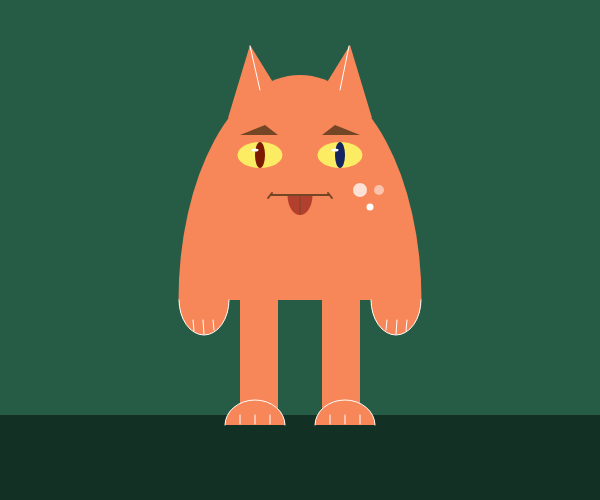
Frame 1 (no input)
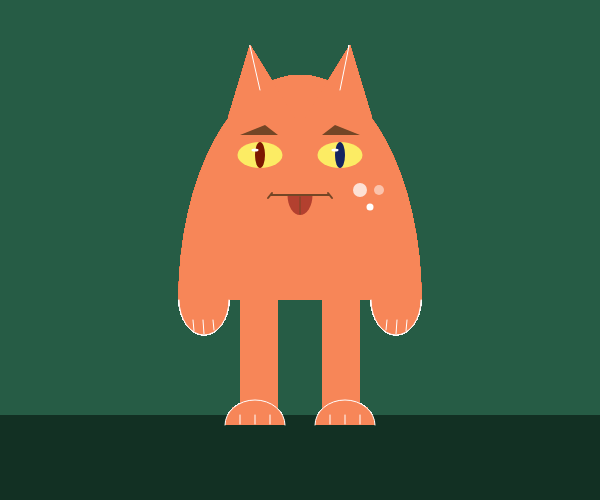
Frame 60 (no input)
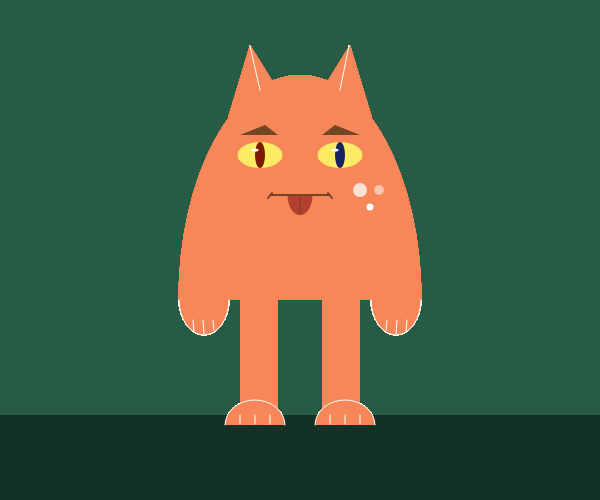
Frame 120 (the mouse pressed at the canvas centre since frame 60)

The p5.js sketch that drew these frames (run headless with seeded random() and noise() and a simulated clock; from frame 60 on, the mouse is pressed at the canvas centre):

// p5.js sketch
// ── sketch.js
function setup() {
    createCanvas (600, 500);
    background ('rgb(38, 92, 69)');

}

function draw() {
//body arc
  push();
    translate(300, 300);
    rotate( radians(180) );
    noStroke();
    fill('rgb(247, 134, 88)');
    arc(0, 0, 243, 450, 0, PI, CHORD);
  pop();

//ears
      translate(300, 300)
      noStroke()                      //left ear
      fill('rgb(247, 134, 88)');
      triangle(-72, -182, -5, -182, -50, -255);
      noStroke()                      //right ear
      fill('rgb(247, 134, 88)');
      triangle(72, -182, 5, -182, 50, -255);
//ear marks
      stroke('white')
      strokeWeight(1)
      line(-50, -254, -40, -210)
      line(49, -254, 40, -210)

//ground
      noStroke();
      fill('rgb(18, 48, 35)');
      rect(-300, 115, 600, 125)

//legs
      noStroke()
      fill('rgb(247, 134, 88)');
      rect (-60, 0, 38, 125);  //left leg
      rect (22, 0, 38, 125);  //right leg
    pop();

//feets
  push();
    fill('rgb(247, 134, 88)');
    rotate( radians(180) );
    stroke('white');
    strokeWeight(1);
    arc(45, -125, 60, 50, 0, PI); //left foot
    arc(-45, -125, 60, 50, 0, PI); //right foot
  pop();

//feet marks
    stroke('white')
    line(-30, 124, -30, 115) //left marks
    line(-45, 124, -45, 115)
    line(-60, 124, -60, 115)
    line(30, 124, 30, 115)  //right marks
    line(45, 124, 45, 115)
    line(60, 124, 60, 115)

//paws
  push();
    fill('rgb(247, 134, 88)');
    stroke('white');
    strokeWeight(1);
    arc(-96, 0, 50, 70, 0, PI) //left paw
    arc(96, 0, 50, 70, 0, PI) //right paw
//paw marks
    line(-86, 30, -87, 20)
    line(-96, 34, -97, 20)
    line(-106, 31, -107, 20)
    line(86, 30, 87, 20)
    line(96, 34, 97, 20)
    line(106, 31, 107, 20)
  pop();

//face
//eyes
    noStroke()
    fill('rgb(252, 236, 100)');
    ellipse(-40, -145, 45, 26)     //left eyeball
    ellipse(40, -145, 45, 26)     //right eyeball
    fill('rgb(125, 24, 1)');
    ellipse(-40, -145, 10, 26)    //left pupil
    fill('rgb(19, 36, 97)');
    ellipse(40, -145, 10, 26)     //right pupil
    fill('white')
    ellipse(-45, -150, 7, 3)
    ellipse(35, -150, 7, 3)


//eyebrows
  push();
    fill('rgb(116, 70, 38)');
    triangle(-60, -165, -35, -175, -22, -165) //right eyebrow
    triangle(60, -165, 35, -175, 22, -165)   //left eyebrow

//mouth
    noStroke()
    fill('rgb(179, 64, 47)');
    arc(0, -105, 25, 40, 0, PI)        //tongue
    stroke ('rgb(115, 70, 38)');
    strokeWeight(2)
    line(-29, -105, 29, -105)       //mouth
    line(-28, -107, -32, -102)
    line(28, -107, 32, -102)
    strokeWeight(1)
    line(0, -103, 0, -86);
//spots
    noStroke();
    fill('rgba(255, 255, 255, 0.75)')
    ellipse(60, -110, 14)
    fill('rgba(255, 255, 255, 0.5)')
    ellipse(79, -110, 10)
    fill(255, 255, 255)
    ellipse(70, -93, 7)


  }
